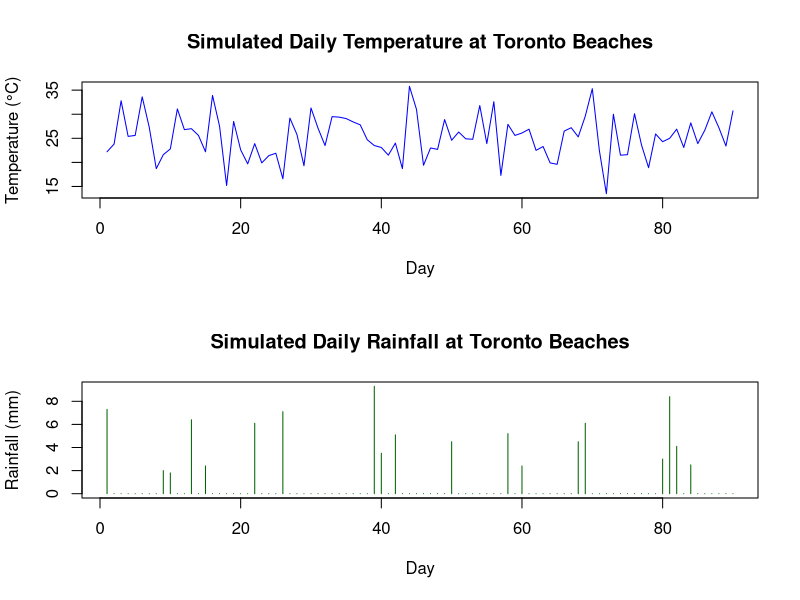

Here is the R script that generated this plot:
#### Preamble ####
# Purpose: Simulates data
# Author: JINGYI ZHU
# Date: 22 September, 2024
# Contact: lengle.zhu@mail.utoronto.ca
# License: MIT
# Pre-requisites: None
# Any other information needed? None



#### Workspace setup ####
library(tidyverse)


#### Simulate data ####

# For reproducibility

set.seed(123)  

# Define simulation parameters

# Number of days to simulate (3 months)
days <- 90  
# Mean temperature (°C)
mean_temp <- 25  
# Standard deviation of temperature (°C)
sd_temp <- 5    
# Probability of rain on any given day
rain_prob <- 0.2 
# Mean rainfall amount (mm) when it rains
mean_rain <- 5   
# Standard deviation of rainfall (mm)
sd_rain <- 2    
# Simulate daily temperatures (Normal distribution)
temperatures <- rnorm(days, mean = mean_temp, sd = sd_temp)

# Simulate daily rainfall occurrence (Binomial distribution)
rain_occur <- rbinom(days, size = 1, prob = rain_prob)

# Simulate daily rainfall amount (if it rains)
rain_amount <- ifelse(rain_occur == 1, 
                      rnorm(days, mean = mean_rain, sd = sd_rain), 0)

# Combine results into a data frame
weather_data <- data.frame(
  Day = 1:days,
  # Round temperature to 1 decimal place
  Temperature = round(temperatures, 1), 
  Rain = rain_occur,
  # Round rainfall to 1 decimal place
  Rainfall_mm = round(rain_amount, 1)  
)

# Print the first few rows of the simulated weather data
head(weather_data)

# Plot the results
par(mfrow = c(2, 1))  # Set up for 2 plots

# Plot temperature
plot(weather_data$Day, weather_data$Temperature, type = "l", col = "blue",
     main = "Simulated Daily Temperature at Toronto Beaches", 
     xlab = "Day", ylab = "Temperature (°C)")

# Plot rainfall
plot(weather_data$Day, weather_data$Rainfall_mm, type = "h", col = "darkgreen",
     main = "Simulated Daily Rainfall at Toronto Beaches", 
     xlab = "Day", ylab = "Rainfall (mm)")


